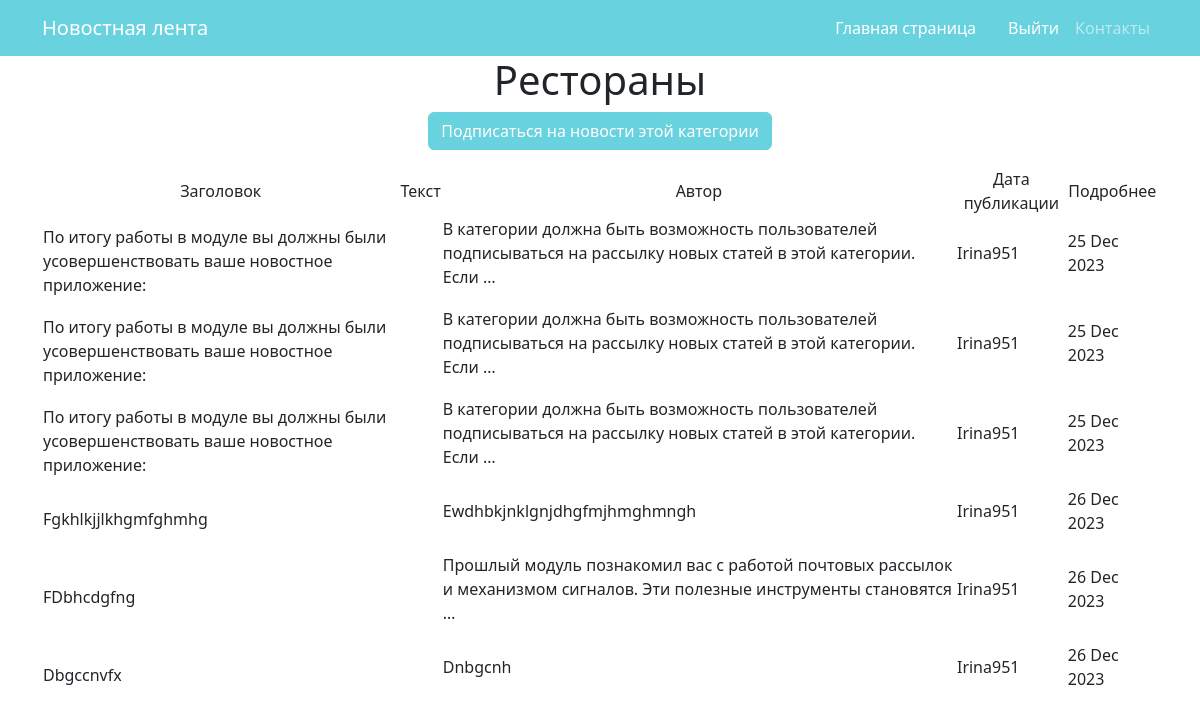
/news/category/8/, run on an earlier commit of the app's database.
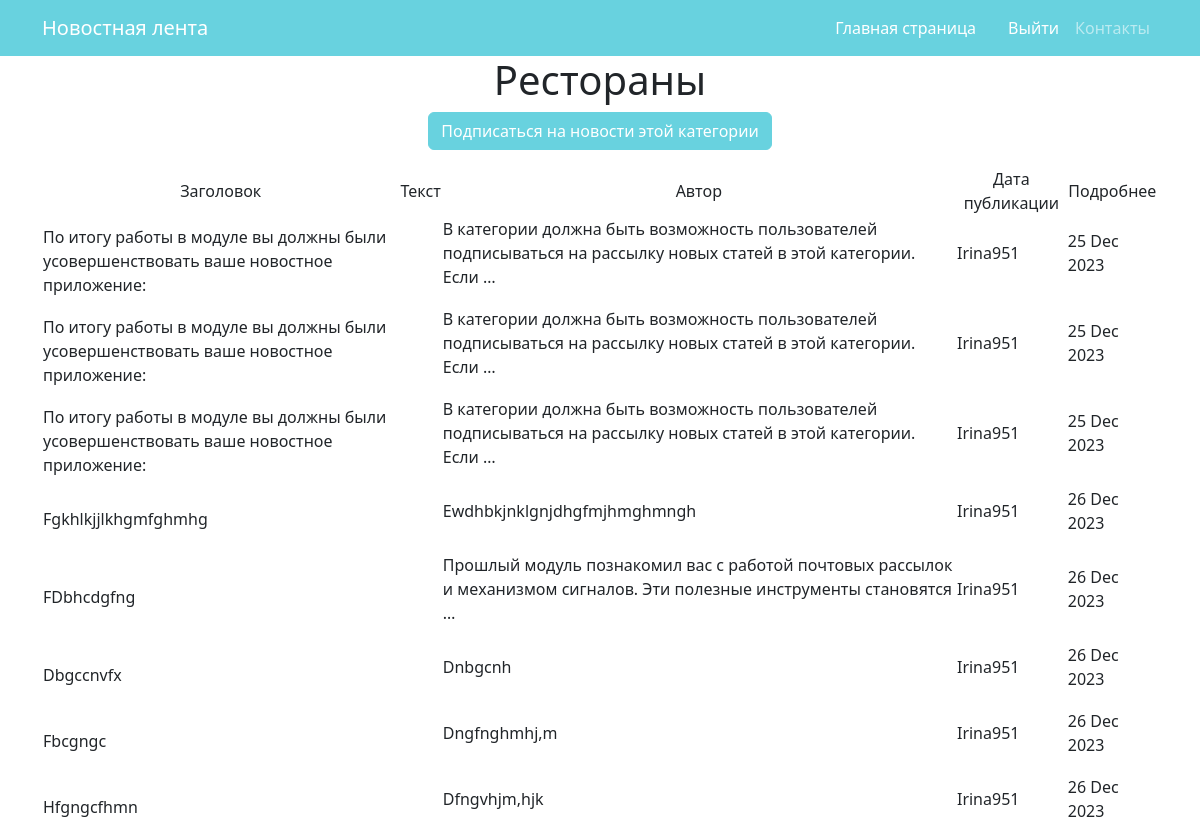
And on a later commit of the database.
### news/models.py (models this page shows, shortened)
class Post(models.Model):
    author = models.ForeignKey(Author, on_delete=models.CASCADE, verbose_name=pgettext_lazy('Author', 'Author'))
    type = models.CharField(max_length=7, choices=TYPE, default='NWS')
    time_in = models.DateTimeField(auto_now_add=True)
    category = models.ManyToManyField(Category, through='PostCategory')
    title = models.CharField(max_length=100)
    text = models.TextField()
    rating = models.IntegerField(default=0)

class Author(models.Model):
    name = models.CharField(max_length=255)
    users = models.OneToOneField(User, on_delete=models.CASCADE)
    user_rating = models.IntegerField(default=0)
    def __str__(self):
        return self.name

### news/views.py (the view)
# urls.py: path('category/<int:pk>/', CategoryPost.as_view(), name='category'),
class CategoryPost(DetailView):
    model = Category
    template_name = 'categories/post_category.html'
    context_object_name = 'postcategory'
    def get_context_data(self, **kwargs):
        context = super().get_context_data(**kwargs)
        context['posts'] = Post.objects.filter(category=kwargs['object'])
        return context

### news/models.py (called while the page is built)
    def __str__(self):
        return self.name.title()

### templates/categories/post_category.html (shortened to what this page needs)
{% extends 'flatpages/default.html' %}
{% block content %}
<h1> {{ postcategory }}</h1>
<p class="text-center"><a href="subscribe" class="btn btn-primary">Подписаться на новости этой категории</a></p>
{% if postcategory %}
        <table>
            <tr>
                <td> Заголовок</td>
                <td> Текст </td>
                <td> Автор </td>
                <td> Дата публикации </td>
                <td> Подробнее </td>
            </tr>
            {% for post in posts %}
            <tr>
                <td><a align="left" class="nav-link active" aria-current="page" href="/news/{{ post.id  }}">{{ post.title }}</a><td>
                <td><p align="left">{{ post.text|truncatewords:15 }} </td>
                <td><p align="left">{{ post.author }} </td>
                <td><p align="left">{{ post.time_in|date:'d M Y' }} </td>
            </tr>
            {% endfor %}
        </table>
    {% else %}
        <h2> Нет новостей! </h2>
    {% endif %}
{% endblock content %}

What changed in the data, as far as the page shows it:
added Post: title "Fbcgngc", text "Dngfnghmhj,m", author "Irina951", time_in "26 Dec 2023"
added Post: title "Hfgngcfhmn", text "Dfngvhjm,hjk", author "Irina951", time_in "26 Dec 2023"
